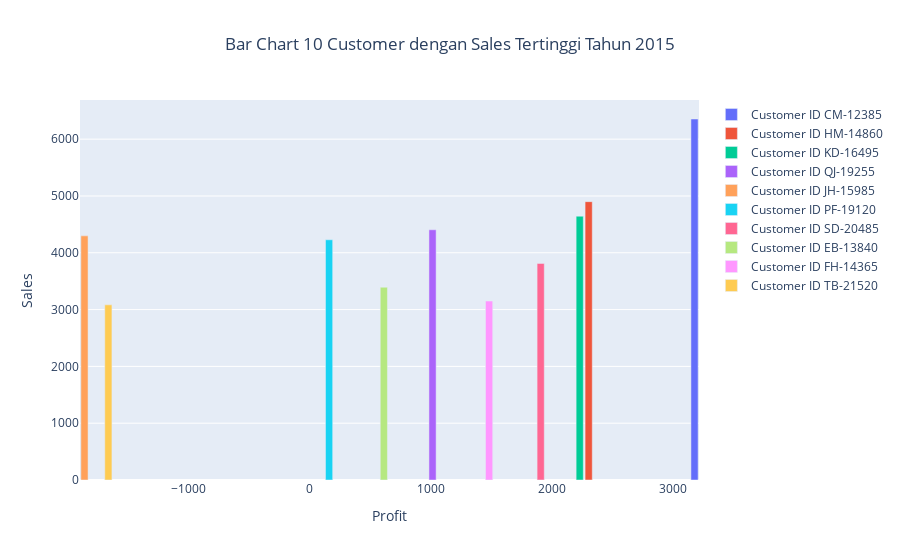

The notebook cell this image was saved under:
### Markdown cell above
to create a group bar chart

### Code cell
bar0 = go.Bar(
    x=df_2015_paling_baru[df_2015_paling_baru.customer_id == "CM-12385"].profit,
    y=df_2015_paling_baru[df_2015_paling_baru.customer_id == "CM-12385"].sales,
    name="Customer ID CM-12385"
)

bar1 = go.Bar(
    x=df_2015_paling_baru[df_2015_paling_baru.customer_id == "HM-14860"].profit,
    y=df_2015_paling_baru[df_2015_paling_baru.customer_id == "HM-14860"].sales,
    name="Customer ID HM-14860"
)

bar2 = go.Bar(
    x=df_2015_paling_baru[df_2015_paling_baru.customer_id == "KD-16495"].profit,
    y=df_2015_paling_baru[df_2015_paling_baru.customer_id == "KD-16495"].sales,
    name="Customer ID KD-16495"
)

bar3 = go.Bar(
    x=df_2015_paling_baru[df_2015_paling_baru.customer_id == "QJ-19255"].profit,
    y=df_2015_paling_baru[df_2015_paling_baru.customer_id == "QJ-19255"].sales,
    name="Customer ID QJ-19255"
)

bar4 = go.Bar(
    x=df_2015_paling_baru[df_2015_paling_baru.customer_id == "JH-15985"].profit,
    y=df_2015_paling_baru[df_2015_paling_baru.customer_id == "JH-15985"].sales,
    name="Customer ID JH-15985"
)

bar5 = go.Bar(
    x=df_2015_paling_baru[df_2015_paling_baru.customer_id == "PF-19120"].profit,
    y=df_2015_paling_baru[df_2015_paling_baru.customer_id == "PF-19120"].sales,
    name="Customer ID PF-19120"
)

bar6 = go.Bar(
    x=df_2015_paling_baru[df_2015_paling_baru.customer_id == "SD-20485"].profit,
    y=df_2015_paling_baru[df_2015_paling_baru.customer_id == "SD-20485"].sales,
    name="Customer ID SD-20485"
)

bar7 = go.Bar(
    x=df_2015_paling_baru[df_2015_paling_baru.customer_id == "EB-13840"].profit,
    y=df_2015_paling_baru[df_2015_paling_baru.customer_id == "EB-13840"].sales,
    name="Customer ID EB-13840"
)

bar8 = go.Bar(
    x=df_2015_paling_baru[df_2015_paling_baru.customer_id == "FH-14365"].profit,
    y=df_2015_paling_baru[df_2015_paling_baru.customer_id == "FH-14365"].sales,
    name="Customer ID FH-14365"
)

bar9 = go.Bar(
    x=df_2015_paling_baru[df_2015_paling_baru.customer_id == "TB-21520"].profit,
    y=df_2015_paling_baru[df_2015_paling_baru.customer_id == "TB-21520"].sales,
    name="Customer ID TB-21520"
)

data = [bar0,bar1,bar2,bar3,bar4,bar5,bar6,bar7,bar8,bar9]

# add layout variables
layout = {
    "title": {
        "text" : "Bar Chart 10 Customer dengan Sales Tertinggi Tahun 2015",
        "x": 0.5, # the value x has values from 0 to 1. if using 0.5 it is in the middle
    },
    "xaxis": { # add labels on the x axis
        "title": "Profit",
    },
    "yaxis": { # add labels on the y axis
        "title": "Sales",
    }
}

fig = go.Figure(data=data, layout=layout)
iplot(fig)

### Figure 1 — Plotly figure (JSON) as saved in the notebook; plotly's stock layout.template omitted (floating-point values rounded to 4 significant figures)
{"data": [{"name": "Customer ID CM-12385", "type": "bar", "x": [3177.0], "y": [6355.0]}, {"name": "Customer ID HM-14860", "type": "bar", "x": [2303.0], "y": [4900.0]}, {"name": "Customer ID KD-16495", "type": "bar", "x": [2229.0], "y": [4644.0]}, {"name": "Customer ID QJ-19255", "type": "bar", "x": [1013.0], "y": [4405.0]}, {"name": "Customer ID JH-15985", "type": "bar", "x": [-1862.0], "y": [4298.0]}, {"name": "Customer ID PF-19120", "type": "bar", "x": [158.6], "y": [4229.0]}, {"name": "Customer ID SD-20485", "type": "bar", "x": [1906.0], "y": [3813.0]}, {"name": "Customer ID EB-13840", "type": "bar", "x": [610.9], "y": [3394.0]}, {"name": "Customer ID FH-14365", "type": "bar", "x": [1480.0], "y": [3150.0]}, {"name": "Customer ID TB-21520", "type": "bar", "x": [-1665.0], "y": [3083.0]}], "layout": {"title": {"text": "Bar Chart 10 Customer dengan Sales Tertinggi Tahun 2015", "x": 0.5}, "xaxis": {"title": {"text": "Profit"}}, "yaxis": {"title": {"text": "Sales"}}}}
